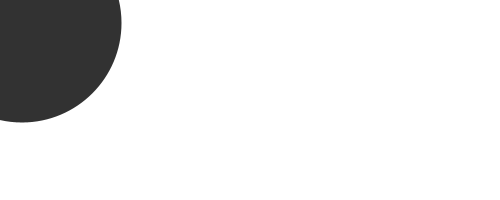
Frame 1 (no input)
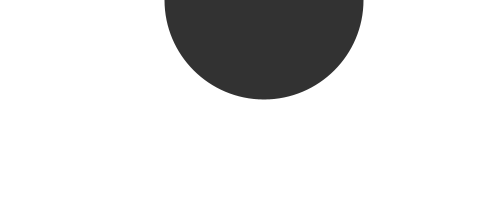
Frame 60 (the mouse pressed at the canvas centre just before this capture)
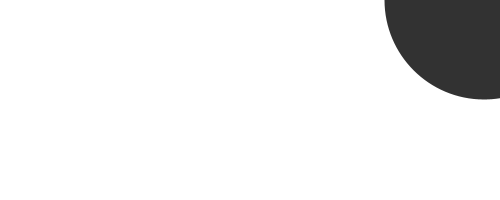
Frame 120 (the mouse held since frame 60 and released just before this capture)

The Processing sketch that drew these frames (run headless with seeded random() and noise(); from frame 60 on, the mouse is pressed at the canvas centre):

// Processing sketch: processing_64174
// ── processing_64174.pde

float x = 0;
float y = 0;
float speedX = 22;
float speedY = 23;
 
void setup() {
  size(500, 200);
  smooth();
}
void draw() {
  background(255);
  x = x + speedX;
  y = y + speedY;
  if ((x > width) || (x < 0)) {
    speedX = speedX * -1;
  }
 
  if ((y > height) || (y < 0)) {
    speedY = speedY * -1;
  }
 
  noStroke();
  fill(50);
  ellipse(x, y, 199, 199);
  
}
